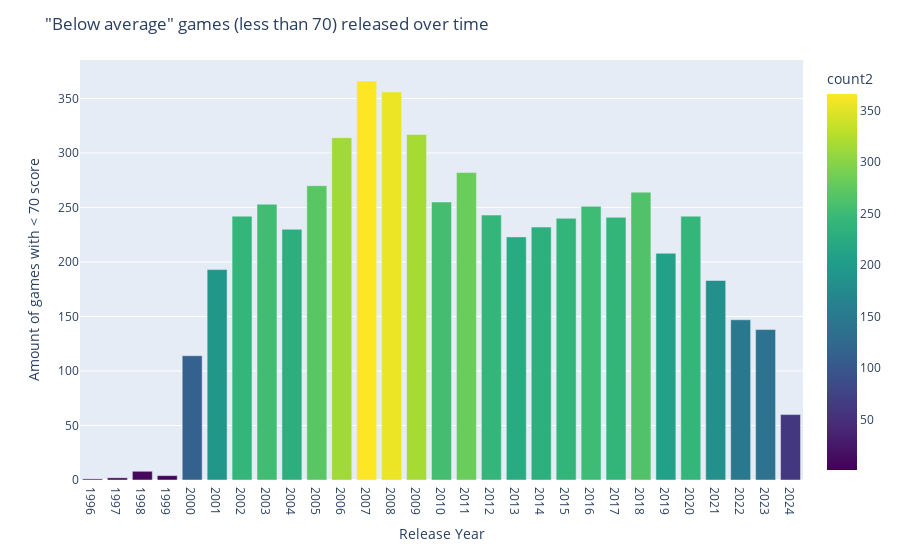

The notebook cell this image was saved under:
### Code cell
df_year_count2 = dfBottom.groupby('release_year').size().reset_index(name='count2')

df_year_count2 = df_year_count2.sort_values(by='release_year', ascending=True)

figYearBot = px.bar(
    df_year_count2, 
    x='release_year', 
    y='count2', 
    hover_data=['count2'],
    color='count2', 
    color_continuous_scale='Viridis' 
)

figYearBot.update_layout(
    title='"Below average" games (less than 70) released over time',
    xaxis_title='Release Year',
    yaxis_title='Amount of games with < 70 score',
    xaxis=dict(tickmode ='linear', dtick=1)
)

figYearBot.show()

### Figure 1 — Plotly figure (JSON) as saved in the notebook; plotly's stock layout.template omitted (floating-point values rounded to 4 significant figures)
{"data": [{"alignmentgroup": "True", "hovertemplate": "release_year=%{x}<br>count2=%{marker.color}<extra></extra>", "legendgroup": "", "marker": {"color": [1, 2, 8, 4, 114, 193, 242, 253, 230, 270, 314, 366, 356, 317, 255, 282, 243, 223, 232, 240, 251, 241, 264, 208, 242, 183, 147, 138, 60], "coloraxis": "coloraxis", "pattern": {"shape": ""}}, "name": "", "offsetgroup": "", "orientation": "v", "showlegend": false, "textposition": "auto", "type": "bar", "x": [1996, 1997, 1998, 1999, 2000, 2001, 2002, 2003, 2004, 2005, 2006, 2007, 2008, 2009, 2010, 2011, 2012, 2013, 2014, 2015, 2016, 2017, 2018, 2019, 2020, 2021, 2022, 2023, 2024], "xaxis": "x", "y": [1, 2, 8, 4, 114, 193, 242, 253, 230, 270, 314, 366, 356, 317, 255, 282, 243, 223, 232, 240, 251, 241, 264, 208, 242, 183, 147, 138, 60], "yaxis": "y"}], "layout": {"autosize": true, "barmode": "relative", "coloraxis": {"colorbar": {"title": {"text": "count2"}}, "colorscale": [[0, "#440154"], [0.1111, "#482878"], [0.2222, "#3e4989"], [0.3333, "#31688e"], [0.4444, "#26828e"], [0.5556, "#1f9e89"], [0.6667, "#35b779"], [0.7778, "#6ece58"], [0.8889, "#b5de2b"], [1, "#fde725"]]}, "legend": {"tracegroupgap": 0}, "margin": {"t": 60}, "title": {"text": "\"Below average\" games (less than 70) released over time"}, "xaxis": {"anchor": "y", "autorange": true, "domain": [0, 1], "dtick": 1, "range": [1996.0, 2024.0], "tickmode": "linear", "title": {"text": "Release Year"}, "type": "linear"}, "yaxis": {"anchor": "x", "autorange": true, "domain": [0, 1], "range": [0, 385.3], "title": {"text": "Amount of games with < 70 score"}, "type": "linear"}}}
